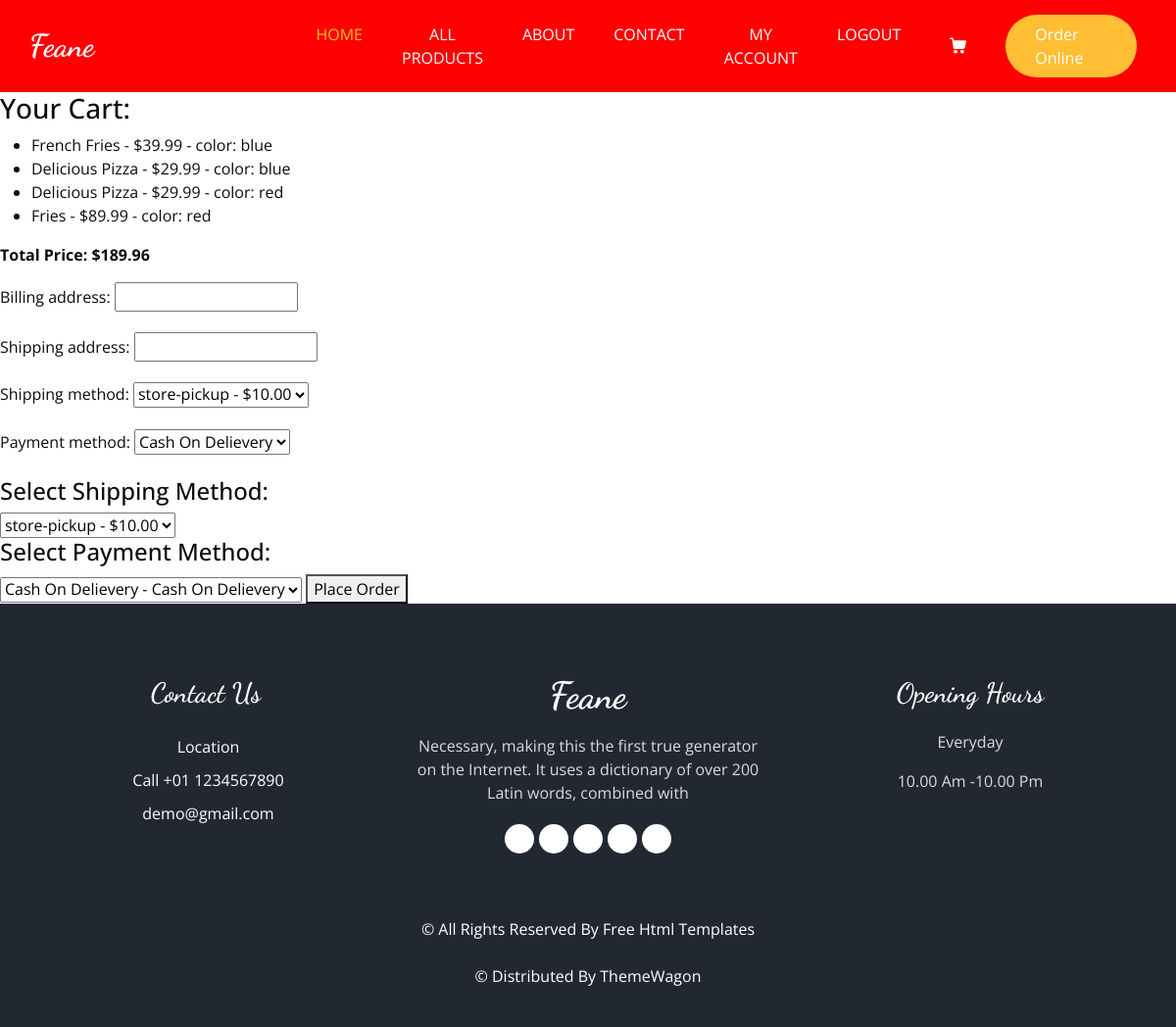
/checkout/ (signed in), run on the app's committed database.
### ecomm_app/models.py (models this page shows, shortened)
class CartItem(models.Model):
    cart = models.ForeignKey(Cart, related_name='items', on_delete=models.CASCADE)
    product = models.ForeignKey(Product, on_delete=models.CASCADE)
    quantity = models.PositiveIntegerField(default=1)
    color = models.ForeignKey(Color, on_delete=models.CASCADE, null=True, blank=True)

class Product(models.Model):
    name = models.CharField(max_length=200)
    description = models.TextField()
    price = models.DecimalField(max_digits=10, decimal_places=2)
    image = models.ImageField(upload_to='product_images/', null=True, blank=True)
    category = models.ForeignKey(Category, related_name='products', on_delete=models.CASCADE, null=True, blank=True)
    stock = models.PositiveIntegerField(default=0)  # Field to store the available quantity in stock.
    colors = models.ManyToManyField('Color',blank=True, related_name='products')  # Many-to-many relationship with Color

class Color(models.Model):
    name = models.CharField(max_length=100,blank=True)
    hex_code = models.CharField(max_length=7,blank=True)  # e.g. #FF5733 for color
    def __str__(self):
        return self.name

### ecomm_app/views.py (the view)
# urls.py: path('checkout/', views.checkout_view, name='checkout'),
@login_required
def checkout_view(request):
    cart = Cart.objects.filter(user=request.user).first()
    cart_items = []
    total_price = 0
    if cart:
        cart_items = cart.items.all()
        if cart_items:
            total_price = sum(item.product.price * item.quantity for item in cart_items)
        else:
            messages.error(request, "Your cart is empty!")
            return redirect('view_cart')
    else:
        messages.error(request, "No cart found.")
        return redirect('home')
    if request.method == 'POST':
        form = CheckoutForm(request.POST)
        if form.is_valid():
            shipping_method = form.cleaned_data['shipping_method']
            payment_method = form.cleaned_data['payment_method']
            try:
                order = form.save(commit=False)
                order.user = request.user
                order.total_price = total_price + shipping_method.price  # Add shipping cost to total price
                order.save()  # Save the order to generate an ID
                for item in cart_items:
                    OrderItem.objects.create(
                        order=order,  # Link to the Order
                        product=item.product,  # Link to the Product
                        quantity=item.quantity,  # Quantity from the cart
                        price=item.product.price,  # Price of the product
                        color=item.color
                    )
                cart.items.all().delete()
                return redirect('order_success')  # Redirect to the order success page
            except Exception as e:
                print(f"Error during order creation: {e}")
                messages.error(request, f"There was an issue processing your order: {e}. Please try again.")
                return redirect('checkout')
        else:
            print(f"Form errors: {form.errors}")
            messages.error(request, "There was an error with your checkout form. Please check and try again.")
    else:
        form = CheckoutForm()
    shipping_methods = ShippingMethod.objects.all()
    payment_methods = PaymentMethod.objects.all()
    return render(request, 'ecomm/checkout.html', {
        'form': form,
        'cart_items': cart_items,
        'total_price': total_price,
        'shipping_methods': shipping_methods,
        'payment_methods': payment_methods
    })

### ecomm_app/forms.py (shortened to what this page needs)
class CheckoutForm(forms.ModelForm):
    class Meta:
        model = Order
        fields = ['billing_address', 'shipping_address', 'shipping_method', 'payment_method']
    shipping_method = forms.ModelChoiceField(queryset=ShippingMethod.objects.all(), empty_label=None)
    payment_method = forms.ModelChoiceField(queryset=PaymentMethod.objects.all(), empty_label=None)

### ecomm_app/models.py (called while the page is built)
    def __str__(self):
        return f"{self.name} - ${self.price}"

    def __str__(self):
        return self.name

### ecomm_app/templates/ecomm/checkout.html (shortened to what this page needs)
{% extends "ecomm/base.html" %}
{% load static %}
{% block content %}
<h3>Your Cart:</h3>
<ul>
    {% for item in cart_items %}
        <li>{{ item.product.name }} - ${{ item.product.price }} - color: {{ item.color }}</li>
    {% endfor %}
</ul>
<p><strong>Total Price: ${{ total_price }}</strong></p>
<form method="POST">
    {{ form.as_p }}
    <h4>Select Shipping Method:</h4>
    <select name="shipping_method">
        {% for method in shipping_methods %}
            <option value="{{ method.id }}">{{ method.name }} - ${{ method.price }}</option>
        {% endfor %}
    </select>
    <h4>Select Payment Method:</h4>
    <select name="payment_method">
        {% for method in payment_methods %}
            <option value="{{ method.id }}">{{ method.name }} - {{ method.description }}</option>
        {% endfor %}
    </select>
    <button type="submit">Place Order</button>
</form>
{% endblock %}

### ecomm_app/static/css/style.css (style rules this page uses)
body { font-family: "Open Sans", sans-serif; color: #0c0c0c; background-color: #ffffff; overflow-x: hidden; }

### data on the page
CartItem: product.name "French Fries", product.price "39.99", color "blue"
CartItem: product.name "Delicious Pizza", product.price "29.99", color "blue"
CartItem: product.name "Delicious Pizza", product.price "29.99", color "red"
CartItem: product.name "Fries", product.price "89.99", color "red"

### other printed values
{{ total_price }} "189.96"
form field shipping_method "store-pickup - $10.00"
form field payment_method "Cash On Delievery - Cash On Delievery"
